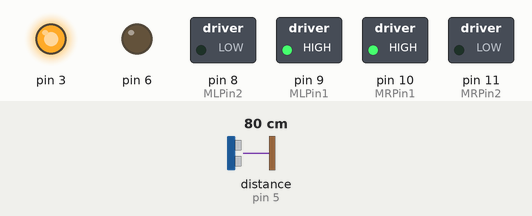
This sketch was run on a simulated Arduino Uno, built with avr-gcc and run on an emulated ATmega328P. Parts: switched loads named in the sketch (green lamp = pin HIGH), output pins drawn as LEDs (lit = HIGH). Wiring (inferred from the names in the program): ultrasonic range finder: trigger pin 4; echo pin 5. The test bench sets the inputs (shaded band); at power-on: distance to the obstacle (sensor on pin 5) 80 cm. The echo pulse lasts 58.3 µs per cm; pins used as bus, display or sensor lines are not drawn.

Above: at 1.2 s.
1.3 s: distance to the obstacle (sensor on pin 5) set to 18 cm
2.8 s: distance to the obstacle (sensor on pin 5) set to 15 cm
At 5.7 s:
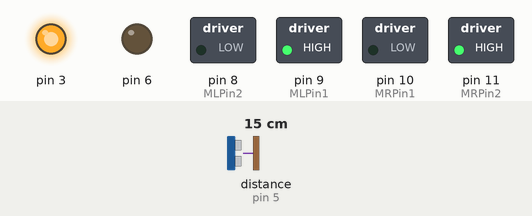
5.8 s: distance to the obstacle (sensor on pin 5) set to 20 cm
8.7 s: distance to the obstacle (sensor on pin 5) set to 24 cm
At 9.6 s:
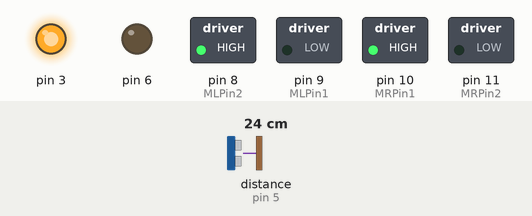
11.7 s: distance to the obstacle (sensor on pin 5) set to 2 cm
At 15.1 s:
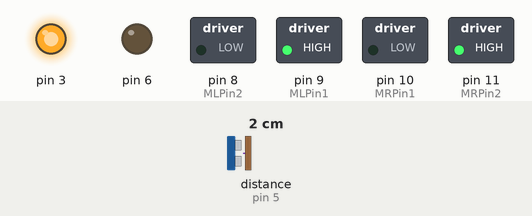
Timing chart, 0 to 15.7 s (numbered marks = the images above; inputs shaded):
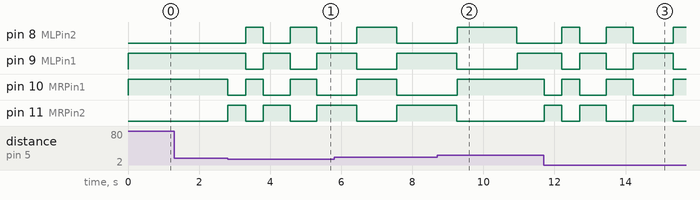

The sketch:

robot.ino
```cpp
#define ultraSonicPin 4 //ultrasound signal pin T
#define ultraSonicPinR 5 //ultrasound signal pin R

  int MRPin1=10;
  int MRPin2=11;

  int MLPin1=9;
  int MLPin2=8;


void setup() {
  pinMode(MRPin1,OUTPUT);
  pinMode(MRPin2,OUTPUT);
  pinMode(MLPin1,OUTPUT);
  pinMode(MLPin2,OUTPUT);
  pinMode(6,OUTPUT);
  pinMode(3,OUTPUT);
  digitalWrite(6,LOW);
  digitalWrite(3,HIGH);
}

unsigned long ping()
{
  unsigned long echo = 0;
  unsigned long ultrasoundValue = 0;
  pinMode(ultraSonicPin,OUTPUT);// Switch signalpin to output
  digitalWrite(ultraSonicPin,LOW);// send low pulse
  delayMicroseconds(5);// wait for 5 microseconds
  digitalWrite(ultraSonicPin,HIGH);// send high pulse
  delayMicroseconds(5);
  digitalWrite(ultraSonicPin,LOW);//HoldOff
  pinMode(ultraSonicPinR,INPUT_PULLUP);//switch signalpin to input
  // digitalWrite(ultraSonicPin,HIGH);//Turn on pullup resistor
  // please note that a pulseIN has a 1sec timeout, which may
  //not be desirable. Depending on your sensor specs, you
  //can likely bound the time like this--macmerlin
  //echo = pulseIn(ultraSonicPin, HIGH,38000)
  echo= pulseIn(ultraSonicPinR,HIGH);//Listen to echo
  Serial.print("EchoTime(us): ");
  Serial.print(echo);
  Serial.print(" ");
  ultrasoundValue = (echo*0.0165);// convert to cm
  //ultrasoundValue = (echo/58.138);//* .39//convert to CM then to inches
  return ultrasoundValue;
}


void forward()
{
  digitalWrite(MRPin1,HIGH);
  digitalWrite(MRPin2,LOW);
  digitalWrite(MLPin1,HIGH);
  digitalWrite(MLPin2,LOW);
}

void stop()
{
  digitalWrite(MRPin1,LOW);
  digitalWrite(MRPin2,LOW);
  digitalWrite(MLPin1,LOW);
  digitalWrite(MLPin2,LOW);
}

void backward()
{
  digitalWrite(MRPin1,LOW);
  digitalWrite(MRPin2,HIGH);
  digitalWrite(MLPin1,LOW);
  digitalWrite(MLPin2,HIGH);
}

void right()
{
  digitalWrite(MRPin1,LOW);
  digitalWrite(MRPin2,HIGH);
  digitalWrite(MLPin1,HIGH);
  digitalWrite(MLPin2,LOW);
}

void left()
{
  digitalWrite(MRPin1,HIGH);
  digitalWrite(MRPin2,LOW);
  digitalWrite(MLPin1,LOW);
  digitalWrite(MLPin2,HIGH);
}

void loop() {
  int d = ping();
  if(d>15)
  {
    forward();
  }
  else
  {
    search();
  }
}

void search()
{
  int lDis = 0;
  int rDis = 0;
  int d = 500;
  left();
  delay(5);
  while(rDis<20 || lDis<20)
  {
    right();
    delay(d);
    stop();
    rDis = ping();
    left();
    delay(d);
    stop();
    lDis = ping();
    d = d + d/2;
    if(d > 2200) d = 2200;
  }
  if(rDis>lDis)
  {
    right();
    delay(d/1.5);
  }
}
```

Measured:
- the behaviour switches between 17 and 16 cm on distance to the obstacle (sensor on pin 5) (found by bisection; images 0 and 1)
- the behaviour switches between 21 and 22 cm on distance to the obstacle (sensor on pin 5) (found by bisection; images 1 and 2)
- after the input at 1.3 s, every drawn part: stays the same
- after the input at 2.8 s, pin 8 (MLPin2): LOW → HIGH after 0.51 s, → LOW 0.50 s later, → HIGH 0.75 s later, → LOW 0.75 s later; pin 9 (MLPin1): HIGH → LOW after 0.51 s, → HIGH 0.50 s later, → LOW 0.75 s later, → HIGH 0.75 s later
- after the input at 8.7 s, pin 10 (MRPin1): goes on until 9.3 s, then stays HIGH; pin 11 (MRPin2): goes on until 9.3 s, then stays LOW
- after the input at 11.7 s, pin 8 (MLPin2): goes HIGH 0.50 s, LOW 0.75 s, HIGH 0.75 s, LOW 1.1 s, then HIGH, starting after 0.51 s; pin 9 (MLPin1): goes LOW 0.50 s, HIGH 0.75 s, LOW 0.75 s, HIGH 1.1 s, then LOW, starting after 0.51 s
